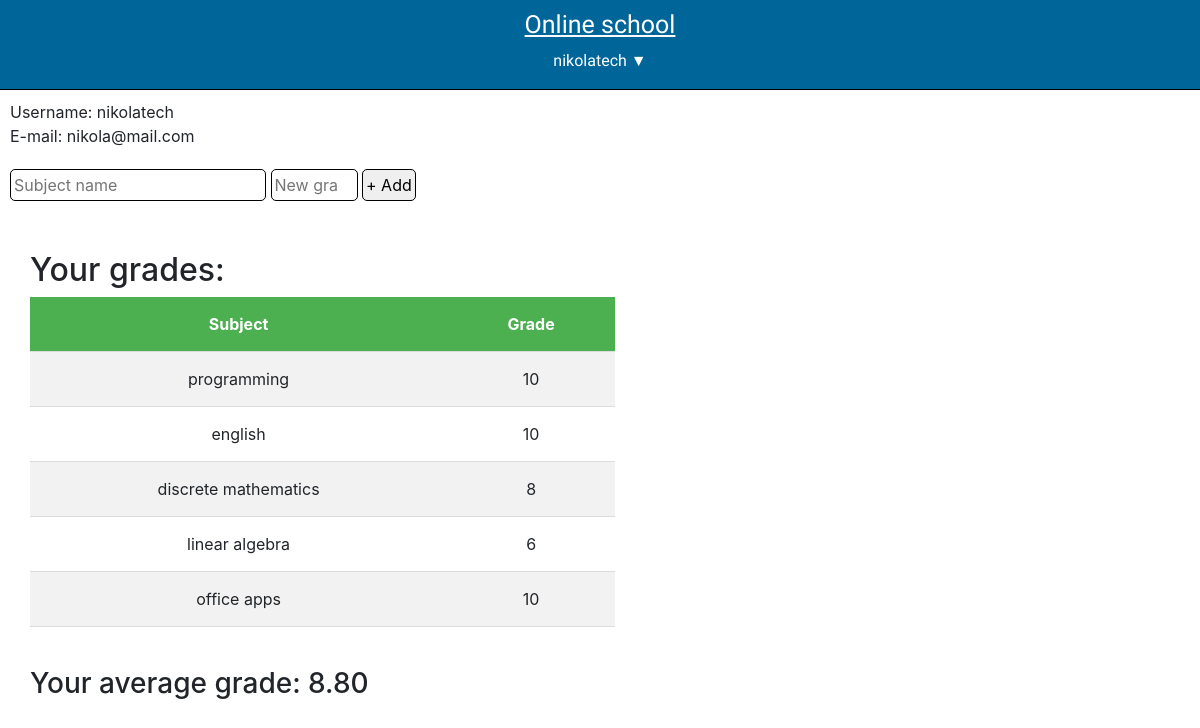
The page /index.php (signed in) on the database its author committed.
### tables this page shows
CREATE TABLE `grades` (
  `gradeID` int(11) NOT NULL,
  `subject` varchar(100) DEFAULT NULL,
  `grade` int(11) DEFAULT NULL,
  `studentID` int(11) DEFAULT NULL
);

### index.php (the view, shortened to what this page needs)
<!DOCTYPE html>
<html>
	<head>
		<link rel="stylesheet" type="text/css" href="style.css">
		<link rel="stylesheet" href="https://stackpath.bootstrapcdn.com/bootstrap/4.4.1/css/bootstrap.min.css">
	</head>
	<body>
		<?php
			$username = $_SESSION['username'];
			include("header2.php");
		?>
		<div id="index-content">
			<div id="basic-info">
				<?php
					$email = $_SESSION['email'];
					echo "<p>Username: $username<br> E-mail: $email</p>";
				?>
				<form method="POST">
					<div id="adding-grade">
						<input type="text" minlength="4" maxlength="50" id="new-subject" name="new-subject" placeholder="Subject name" required>
						<input type="number" min="5" max="10" id="new-grade" name="new-grade" placeholder="New grade" required>
						<input type="submit" id="submit-grade" name="submit-grade" value="+ Add">
					</div>
				</form>
			</div>
			<div id="table">
				<?php
					$conn = mysqli_connect("127.0.0.1", "root", "", "online_school");
					$res = mysqli_query($conn, "SELECT grades.subject, grades.grade FROM grades, students WHERE '$username'=students.username AND students.studentID=grades.studentID;");
					if ($res->num_rows > 0)
					{
						echo "<h2>Your grades:</h2>";
						echo "<table>";
						echo "<tr><th>Subject</th><th>Grade</th></tr>";
						while ($row=$res->fetch_assoc())
						{
							echo "<tr><td>".$row['subject']."</td><td>".$row['grade']."</td></tr>";
						}
						echo "</table>";
						$avg1 = mysqli_query($conn, "SELECT ROUND(AVG(grades.grade), 2) AS avg_grade FROM grades, students WHERE '$username'=students.username AND students.studentID=grades.studentID;");
						$avg2 = $avg1->fetch_assoc();
						echo "<div id='avg-grade'><h3>Your average grade: ".$avg2['avg_grade']."</h3></div>";
					}
				?>
			</div>
		</div>
	</body>
</html>

### header2.php
<?php
	echo "<div id='header2'>
			<div id='first-row'>
				<h1><u>Online school</u></h1>
			</div>
			<div id='dropdown'>
				<button id='dropbtn'>$username ▼</button>
				<div id='dropdown-content'>
					<a href='index.php'>Home</a>
					<a href='settings.php' id='settings' name='settings'>Settings</a>
					<a href='logout.php' id='logout' name='logout'>Log out</a>
				</div>
			</div>
		</div>";
?>

### style.css (style rules this page uses)
body { margin: 0px; }
input { border: 1px solid black; border-radius: 5px; }
#first-row h1 { margin-top: 10px; }
#adding-grade input { padding: 3px; }
#submit-grade { margin-top: 5px; padding: 3px; }
#new-grade { min-width: 80px; margin-top: 5px; }
#header2 { width: 100%; height: 90px; background-color: #006699; color: white; position: fixed; left: 0; top: 0; text-align: center; border-bottom: 1px solid black; font-family: 'Comfortaa', cursive; }
#first-row h1 { font-size: 25px; }
#dropbtn { background-color: transparent; border: none; color: white; font-size: 16px; }
#dropdown { position: relative; display: inline-block; }
#index-content { margin-top: 100px; }
table, td { border-collapse: collapse; }
table { width: 300px; text-align: center; }
th { height: 20px; background-color: #4CAF50; color: white; }
td { vertical-align: bottom; }
th, td { padding: 15px; border-bottom: 1px solid #ddd; }
tr:nth-child(even) { background-color: #f2f2f2; }
#basic-info { margin-top: 15px; margin-left: 10px; }
#table { margin-top: 50px; margin-left: 30px; }
#avg-grade { margin-top: 40px; }
@media (min-width: 576px) { #table table { width: 300px; } }
@media (min-width: 650px) { #table table { width: 400px; } }
@media (min-width: 992px) { #table table { width: 50%; } }

### rows shown on the page
grades: subject "programming", grade "10"
grades: subject "english", grade "10"
grades: subject "discrete mathematics", grade "8"
grades: subject "linear algebra", grade "6"
grades: subject "office apps", grade "10"

### other values the page prints
$username "nikolatech"
$email "nikola@mail.com"
$avg2['avg_grade'] "8.80"
